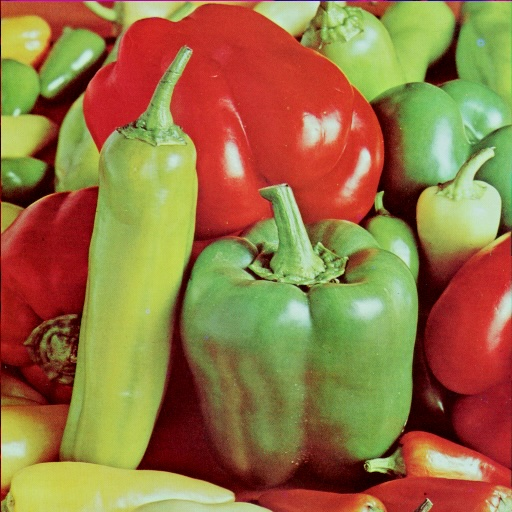
#> input picture assignment2/images/peppers.jpg, 512 x 512 px, found by its file name
$ python main.py
#> lines starting #> are read from the running program, lines starting #| are printed output that depends on the picture
import os
import numpy as np
from scipy.ndimage import gaussian_filter, gaussian_laplace, gaussian_gradient_magnitude
from skimage.io import imread, imsave
from skimage.feature import canny
import matplotlib.pyplot as plt

image_folder = "images"

def filter_plots(im, sigma_vals, filter):
    """
    Plot the image after applying the filter for different sigma values
    """
    print("Plotting for {}".format(filter.__name__))
    n = len(sigma_vals)
    for i in range(n):
        sigma = sigma_vals[i]
        plt.subplot(2, n//2, i+1)
        plt.title("Filter = {}, Sigma = {}".format(filter.__name__, sigma))
        plt.imshow(filter(input=im, sigma=sigma), cmap='gray')
    plt.show()

def canny_plots(im, low_vals, high_vals, sigma_vals):
    """
    Plot the image after applying Canny edge detection for different low and high threshold values
    """
    print("Plotting Canny edge detection")
    n = len(low_vals)
    for i in range(n):
        low = low_vals[i]; high = high_vals[i]; sigma = sigma_vals[i];
        plt.subplot(2, n // 2, i+1)
        plt.title("Low = {}, High = {}, Sigma = {}".format(low, high, sigma))
        plt.imshow(canny(im, low_threshold=low, high_threshold=high, sigma=sigma), cmap='gray')
    plt.show()

def make_square(image_size, square_size):
    """
    Make image square
    """
    image = np.ones(image_size)
    start_row = (image_size[0] - square_size) // 2
    start_col = (image_size[1] - square_size) // 2
    image[start_row:start_row+square_size, start_col:start_col+square_size] = 0
    return image

def main():
    # Load Image
    image_name = "peppers.jpg" #Change the image name to test different images ie. "peppers.jpg" or

    image = imread("assignment2/images/" + image_name, as_gray=True) #Set as gray to make the image grayscale
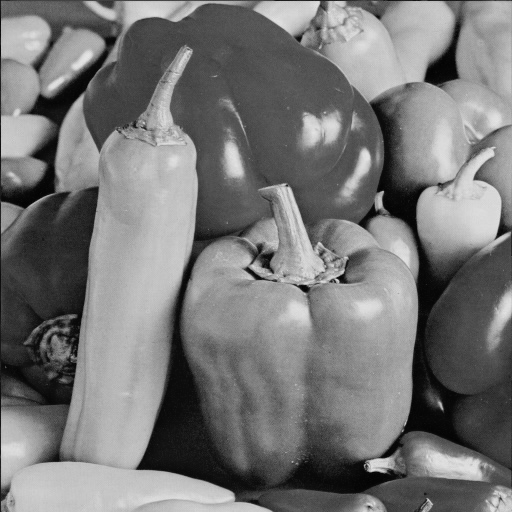
#> image: shape (512, 512) float64; min 0.00917, max 0.913, mean 0.468


    # Define Sigma Values for experiment
    sigma_vals = [1,2,4,8]

    filter_plots(image, sigma_vals, gaussian_filter)
#> in filter_plots, `plt.show()`:
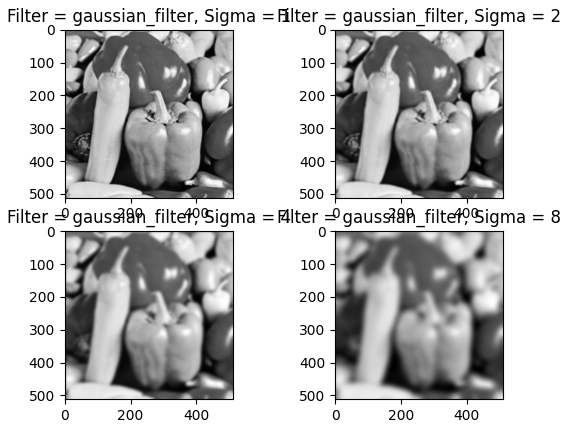
#> figure drawn by matplotlib, 4 panels

    filter_plots(image, sigma_vals, gaussian_gradient_magnitude)
#> in filter_plots (call 2), `plt.show()`:
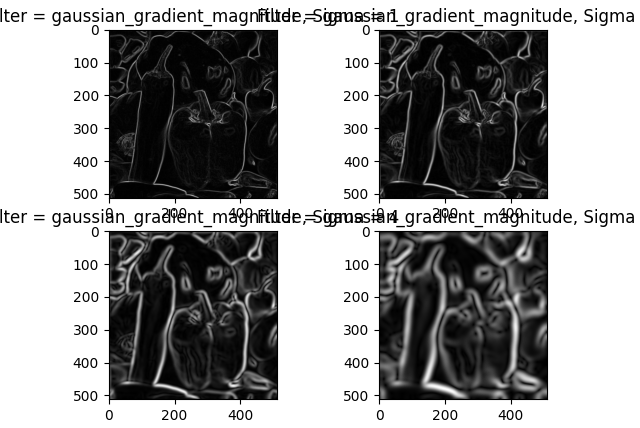
#> figure drawn by matplotlib, 4 panels

    filter_plots(image, sigma_vals, gaussian_laplace)
#> in filter_plots (call 3), `plt.show()`:
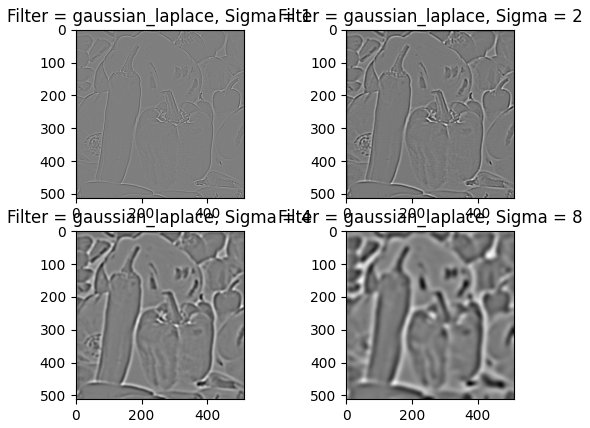
#> figure drawn by matplotlib, 4 panels

    # Define Low and High Threshold Values and Sigma Values for Canny Edges Detection
    low_vals = [0,0,0,0.1,0.2,0.2]
    high_vals = [0.1, 0.2, 0.4, 0.4, 0.4, 0.4]
    sigma_vals = [1, 1, 1, 1, 1, 2]
    canny_plots(image, low_vals=low_vals, high_vals=high_vals, sigma_vals=sigma_vals)
#> in canny_plots, `plt.show()`:
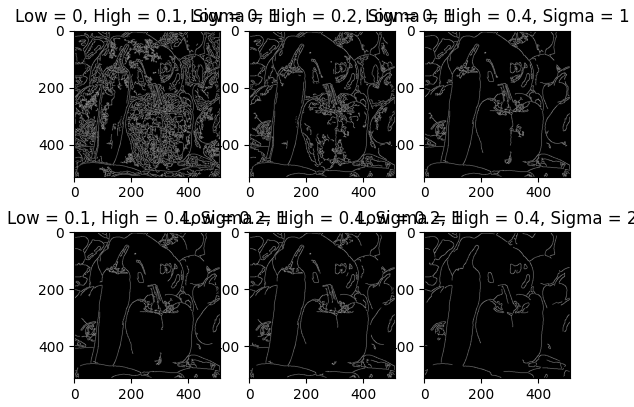
#> figure drawn by matplotlib, 6 panels

if __name__=="__main__":
    main()
